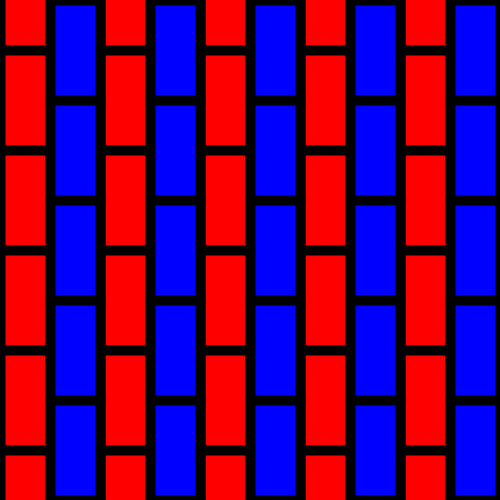
Frame 1 (no input)
Frame 60 (the mouse pressed at the canvas centre just before this capture): identical to frame 1, image omitted
Frame 120 (the mouse held since frame 60 and released just before this capture): identical to frame 1, image omitted

The Processing sketch that drew this single still picture (run headless with seeded random() and noise(); from frame 60 on, the mouse is pressed at the canvas centre):

// Processing sketch: SimpleTiling
// ── SimpleTiling.pde
int blockSize = 50;

void setup() {
   size(500, 500);
   strokeWeight(10);
}

void draw() {
  int rows = width / blockSize;
  int cols = height / blockSize;
  fill(255, 0, 0);
  for(int i = 0; i < rows / 2 + 1; i++) {
    for(int j = 0; j < cols / 2; j++) {
      rect(2 * j * blockSize, (2 * i - 1) * blockSize, blockSize, 2 * blockSize);
    }
  }
  fill(0, 0, 255);
  for(int i = 0; i < rows / 2 + 1; i++) {
    for(int j = 0; j < cols / 2; j++) {
      rect((2 * j + 1) * blockSize, 2 * i * blockSize, blockSize, 2 * blockSize);
    }
  }
}
